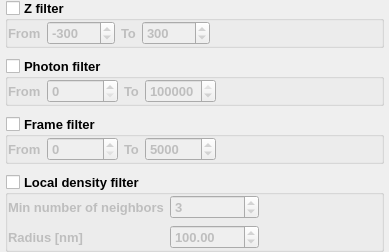
                <widget class="QWidget" name="scrollAreaWidgetContents_3">
                 <property name="geometry">
                  <rect>
                   <x>0</x>
                   <y>0</y>
                   <width>389</width>
                   <height>206</height>
                  </rect>
                 </property>
                 <property name="sizePolicy">
                  <sizepolicy hsizetype="Expanding" vsizetype="Preferred">
                   <horstretch>0</horstretch>
                   <verstretch>0</verstretch>
                  </sizepolicy>
                 </property>
                 <layout class="QVBoxLayout" name="verticalLayout_10">
                  <property name="spacing">
                   <number>6</number>
                  </property>
                  <property name="margin">
                   <number>0</number>
                  </property>
                  <item>
                   <widget class="QWidget" name="widget_3" native="true">
                    <layout class="QVBoxLayout" name="verticalLayout_9">
                     <property name="spacing">
                      <number>10</number>
                     </property>
                     <property name="leftMargin">
                      <number>5</number>
                     </property>
                     <property name="topMargin">
                      <number>0</number>
                     </property>
                     <property name="rightMargin">
                      <number>5</number>
                     </property>
                     <property name="bottomMargin">
                      <number>0</number>
                     </property>
                     <item>
                      <widget class="QGroupBox" name="groupBox_storm_filter_z">
                       <property name="font">
                        <font>
                         <pointsize>10</pointsize>
                         <weight>75</weight>
                         <bold>true</bold>
                        </font>
                       </property>
                       <property name="title">
                        <string>Z filter</string>
                       </property>
                       <property name="flat">
                        <bool>true</bool>
                       </property>
                       <property name="checkable">
                        <bool>true</bool>
                       </property>
                       <property name="checked">
                        <bool>false</bool>
                       </property>
                       <layout class="QHBoxLayout" name="horizontalLayout_2">
                        <property name="margin">
                         <number>0</number>
                        </property>
                        <item>
                         <widget class="QLabel" name="label">
                          <property name="text">
                           <string>From</string>
                          </property>
                         </widget>
                        </item>
                        <item>
                         <widget class="QSpinBox" name="spinBox_storm_filter_z_from">
                          <property name="minimum">
                           <number>-10000</number>
                          </property>
                          <property name="maximum">
                           <number>10000</number>
                          </property>
                          <property name="singleStep">
                           <number>10</number>
                          </property>
                          <property name="value">
                           <number>-300</number>
                          </property>
                         </widget>
                        </item>
                        <item>
                         <widget class="QLabel" name="label_2">
                          <property name="text">
                           <string>To</string>
                          </property>
                         </widget>
                        </item>
                        <item>
                         <widget class="QSpinBox" name="spinBox_storm_filter_z_to">
                          <property name="minimum">
                           <number>-10000</number>
                          </property>
                          <property name="maximum">
                           <number>10000</number>
                          </property>
                          <property name="singleStep">
                           <number>10</number>
                          </property>
                          <property name="value">
                           <number>300</number>
                          </property>
                         </widget>
                        </item>
                        <item>
                         <spacer name="horizontalSpacer">
                          <property name="orientation">
                           <enum>Qt::Horizontal</enum>
                          </property>
                          <property name="sizeHint" stdset="0">
                           <size>
                            <width>40</width>
                            <height>20</height>
                           </size>
                          </property>
                         </spacer>
                        </item>
                       </layout>
                      </widget>
                     </item>
                     <item>
                      <widget class="QGroupBox" name="groupBox_storm_filter_photon">
                       <property name="font">
                        <font>
                         <pointsize>10</pointsize>
                         <weight>75</weight>
                         <bold>true</bold>
                        </font>
                       </property>
                       <property name="title">
                        <string>Photon filter</string>
                       </property>
                       <property name="flat">
                        <bool>true</bool>
                       </property>
                       <property name="checkable">
                        <bool>true</bool>
                       </property>
                       <property name="checked">
                        <bool>false</bool>
                       </property>
                       <layout class="QHBoxLayout" name="horizontalLayout_15">
                        <property name="margin">
                         <number>0</number>
                        </property>
                        <item>
                         <widget class="QLabel" name="label_3">
                          <property name="text">
                           <string>From</string>
                          </property>
                         </widget>
                        </item>
                        <item>
                         <widget class="QSpinBox" name="spinBox_storm_filter_photon_from">
                          <property name="minimum">
                           <number>0</number>
                          </property>
                          <property name="maximum">
                           <number>10000000</number>
                          </property>
                          <property name="singleStep">
                           <number>100</number>
                          </property>
                          <property name="value">
                           <number>0</number>
                          </property>
                         </widget>
                        </item>
                        <item>
                         <widget class="QLabel" name="label_7">
                          <property name="text">
                           <string>To</string>
                          </property>
                         </widget>
                        </item>
                        <item>
                         <widget class="QSpinBox" name="spinBox_storm_filter_photon_to">
                          <property name="maximum">
                           <number>10000000</number>
                          </property>
                          <property name="singleStep">
                           <number>100</number>
                          </property>
                          <property name="value">
                           <number>5000000</number>
                          </property>
                         </widget>
                        </item>
                        <item>
                         <spacer name="horizontalSpacer_13">
                          <property name="orientation">
                           <enum>Qt::Horizontal</enum>
                          </property>
                          <property name="sizeHint" stdset="0">
                           <size>
                            <width>40</width>
                            <height>20</height>
                           </size>
                          </property>
                         </spacer>
                        </item>
                       </layout>
                      </widget>
                     </item>
                     <item>
                      <widget class="QGroupBox" name="groupBox_storm_filter_frame">
                       <property name="font">
                        <font>
                         <pointsize>10</pointsize>
                         <weight>75</weight>
                         <bold>true</bold>
                        </font>
                       </property>
                       <property name="title">
                        <string>Frame filter</string>
                       </property>
                       <property name="flat">
                        <bool>true</bool>
                       </property>
                       <property name="checkable">
                        <bool>true</bool>
                       </property>
                       <property name="checked">
                        <bool>false</bool>
                       </property>
                       <layout class="QHBoxLayout" name="horizontalLayout_16">
                        <property name="margin">
                         <number>0</number>
                        </property>
                        <item>
                         <widget class="QLabel" name="label_9">
                          <property name="text">
                           <string>From</string>
                          </property>
                         </widget>
                        </item>
                        <item>
                         <widget class="QSpinBox" name="spinBox_storm_filter_frame_from">
                          <property name="minimum">
                           <number>0</number>
                          </property>
                          <property name="maximum">
                           <number>1000000</number>
                          </property>
                          <property name="singleStep">
                           <number>10</number>
                          </property>
                          <property name="value">
                           <number>0</number>
                          </property>
                         </widget>
                        </item>
                        <item>
                         <widget class="QLabel" name="label_11">
                          <property name="text">
                           <string>To</string>
                          </property>
                         </widget>
                        </item>
                        <item>
                         <widget class="QSpinBox" name="spinBox_storm_filter_frame_to">
                          <property name="maximum">
                           <number>1000000</number>
                          </property>
                          <property name="singleStep">
                           <number>10</number>
                          </property>
                          <property name="value">
                           <number>5000</number>
                          </property>
                         </widget>
                        </item>
                        <item>
                         <spacer name="horizontalSpacer_15">
                          <property name="orientation">
                           <enum>Qt::Horizontal</enum>
                          </property>
                          <property name="sizeHint" stdset="0">
                           <size>
                            <width>40</width>
                            <height>20</height>
                           </size>
                          </property>
                         </spacer>
                        </item>
                       </layout>
                      </widget>
                     </item>
                     <item>
                      <widget class="QGroupBox" name="groupBox_storm_filter_localdensity">
                       <property name="font">
                        <font>
                         <pointsize>10</pointsize>
                         <weight>75</weight>
                         <bold>true</bold>
                        </font>
                       </property>
                       <property name="title">
                        <string>Local density filter</string>
                       </property>
                       <property name="flat">
                        <bool>true</bool>
                       </property>
                       <property name="checkable">
                        <bool>true</bool>
                       </property>
                       <property name="checked">
                        <bool>false</bool>
                       </property>
                       <layout class="QGridLayout" name="gridLayout_5">
                        <property name="margin">
                         <number>0</number>
                        </property>
                        <item row="0" column="0">
                         <widget class="QWidget" name="widget_11" native="true">
                          <layout class="QGridLayout" name="gridLayout_6">
                           <property name="margin">
                            <number>0</number>
                           </property>
                           <item row="1" column="1">
                            <widget class="QDoubleSpinBox" name="doubleSpinBox_storm_filter_localdensity_maxradius">
                             <property name="maximum">
                              <double>100000.000000000000000</double>
                             </property>
                             <property name="singleStep">
                              <double>10.000000000000000</double>
                             </property>
                             <property name="value">
                              <double>100.000000000000000</double>
                             </property>
                            </widget>
                           </item>
                           <item row="2" column="1">
                            <spacer name="verticalSpacer_7">
                             <property name="orientation">
                              <enum>Qt::Vertical</enum>
                             </property>
                             <property name="sizeHint" stdset="0">
                              <size>
                               <width>20</width>
                               <height>40</height>
                              </size>
                             </property>
                            </spacer>
                           </item>
                           <item row="1" column="0">
                            <widget class="QLabel" name="label_8">
                             <property name="text">
                              <string>Radius [nm]</string>
                             </property>
                            </widget>
                           </item>
                           <item row="0" column="1">
                            <widget class="QSpinBox" name="spinBox_storm_filter_localdensity_min_num">
                             <property name="suffix">
                              <string/>
                             </property>
                             <property name="maximum">
                              <number>1000</number>
                             </property>
                             <property name="value">
                              <number>3</number>
                             </property>
                            </widget>
                           </item>
                           <item row="0" column="2">
                            <spacer name="horizontalSpacer_14">
                             <property name="orientation">
                              <enum>Qt::Horizontal</enum>
                             </property>
                             <property name="sizeHint" stdset="0">
                              <size>
                               <width>40</width>
                               <height>20</height>
                              </size>
                             </property>
                            </spacer>
                           </item>
                           <item row="0" column="0">
                            <widget class="QLabel" name="label_10">
                             <property name="text">
                              <string>Min number of neighbors</string>
                             </property>
                            </widget>
                           </item>
                          </layout>
                         </widget>
                        </item>
                       </layout>
                      </widget>
                     </item>
                    </layout>
                   </widget>
                  </item>
                 </layout>
                </widget>
